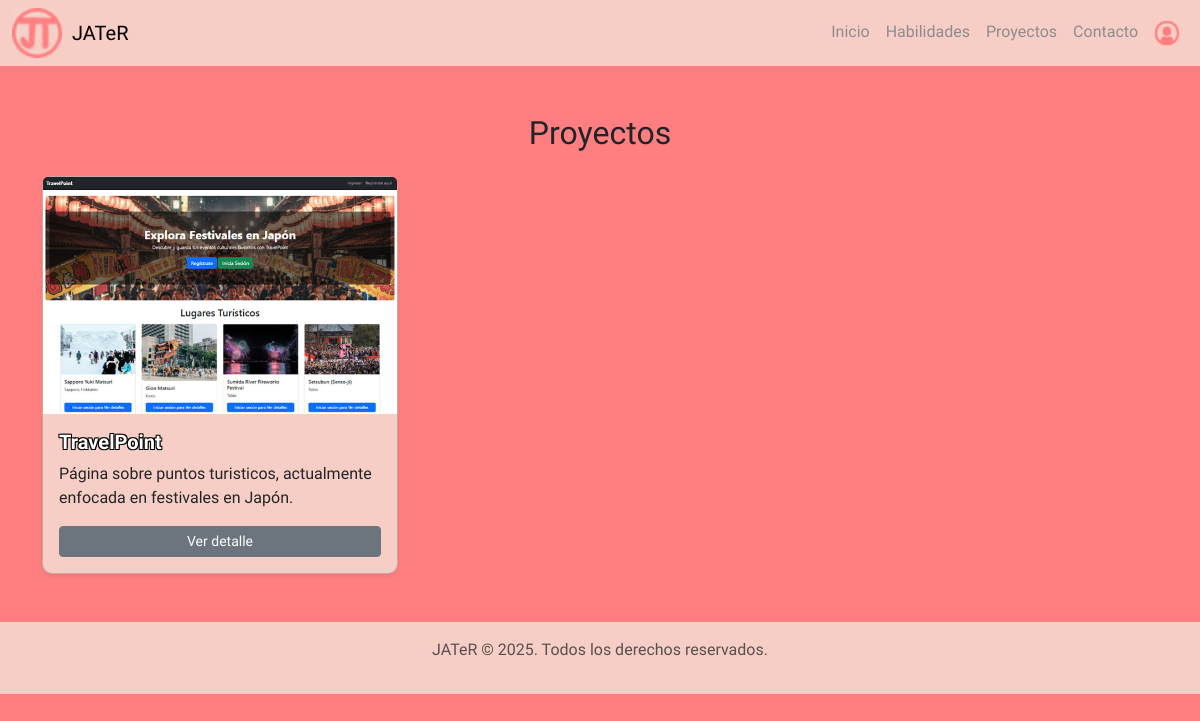
Before: /proyecto/ with the older database file.
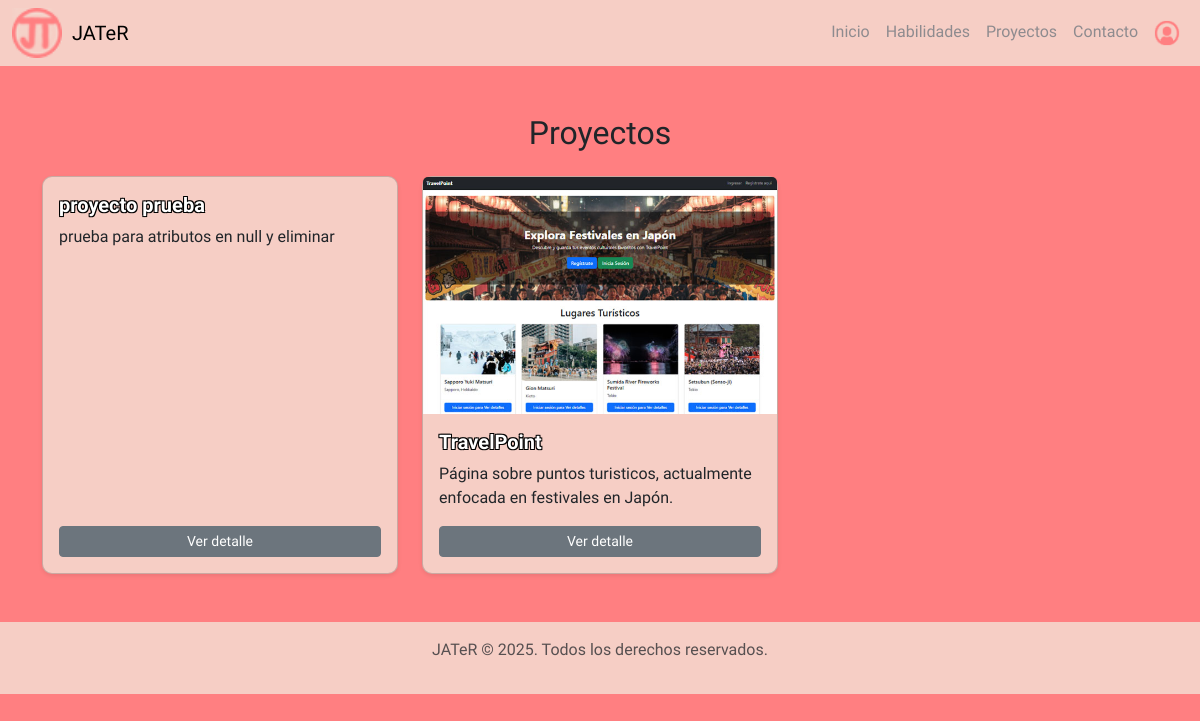
After: the same page with the newer database file.
### proyectos/models.py (models this page shows, shortened)
class Proyecto(models.Model):
    titulo = models.CharField(max_length=100)
    descripcion = models.TextField()
    imagen = models.ImageField(upload_to='proyectos/', blank=True, null=True)
    fecha_publicacion = models.DateTimeField(auto_now_add=True)
    demo_url = models.URLField(blank=True, null=True)
    repo_url = models.URLField(blank=True, null=True)
    habilidades = models.ManyToManyField(Habilidad, related_name='proyectos')
    class Meta:
        ordering = ['fecha_publicacion']

### proyectos/views.py (the view)
# urls.py: path('proyecto/', views.lista_proyecto, name='lista_proyecto'),
def lista_proyecto(request):
    proyecto = Proyecto.objects.all().order_by('-fecha_publicacion')
    return render(request, "proyectos/lista_proyecto.html", {"proyecto": proyecto})

### proyectos/templates/proyectos/lista_proyecto.html (shortened to what this page needs)
{% extends 'base.html' %}
{% load static %}
{% block content %}
<div class="container my-5">
    <h2 class="mb-4 text-center">Proyectos</h2>
    <div class="row g-4">
        {% for proyecto in proyecto %}
        <div class="project col-md-6 col-lg-4">
            <div class="card shadow-sm h-100 d-flex flex-column">
    {% if proyecto.imagen %}
        <img src="{{ proyecto.imagen.url }}" class="card-img-top" alt="{{ proyecto.titulo }}">
            {% endif %}
            <div class="card-body d-flex flex-column justify-content-between flex-grow-1">
                <div>
                    <h5 class="card-title">{{ proyecto.titulo }}</h5>
                    <p class="card-text">{{ proyecto.descripcion|truncatewords:20 }}</p>
                </div>
                {% if user.is_staff %}
                <div class="mt-3">
                    <div class="d-flex justify-content-between gap-2 mb-2">
                        <a href="{% url 'editar_proyecto' proyecto.pk %}" class="btn btn-warning btn-sm flex-fill">Editar</a>
                        <form method="POST" action="{% url 'eliminar_proyecto' proyecto.pk %}" class="flex-fill">
                            {% csrf_token %}
                            <button type="submit" class="btn btn-danger btn-sm w-100">Eliminar</button>
                        </form>
                    </div>
                    <a href="{% url 'detalle_proyecto' proyecto.pk %}" class="btn btn-secondary btn-sm w-100">Ver detalle</a>
                </div>
                {% else %}
                    <a href="{% url 'detalle_proyecto' proyecto.pk %}" class="btn btn-secondary btn-sm w-100 mt-3">Ver detalle</a>
                {% endif %}
            </div>
        </div>
        </div>
        {% empty %}
        <p>No hay proyectos disponibles.</p>
        {% endfor %}
    </div>
</div>
{% endblock %}

Changed rows visible on the page:
added Proyecto: titulo "proyecto prueba", descripcion "prueba para atributos en null y eliminar"
